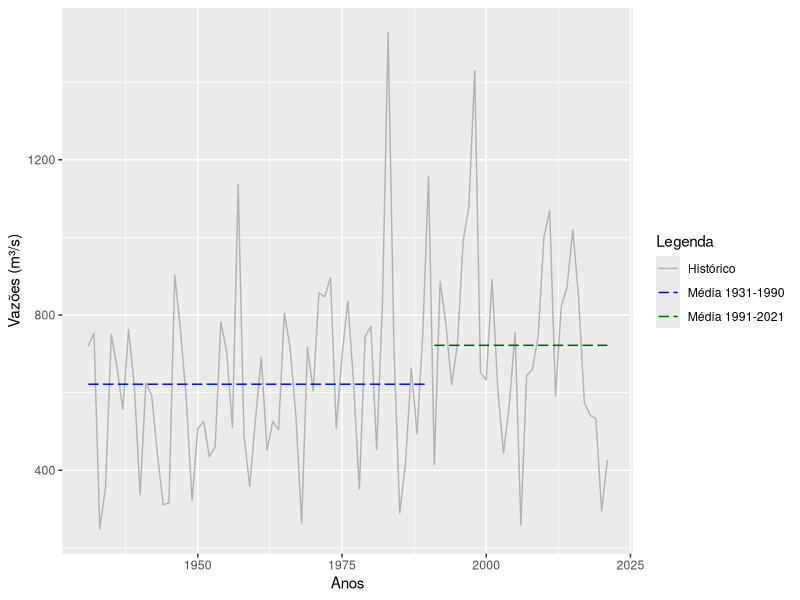
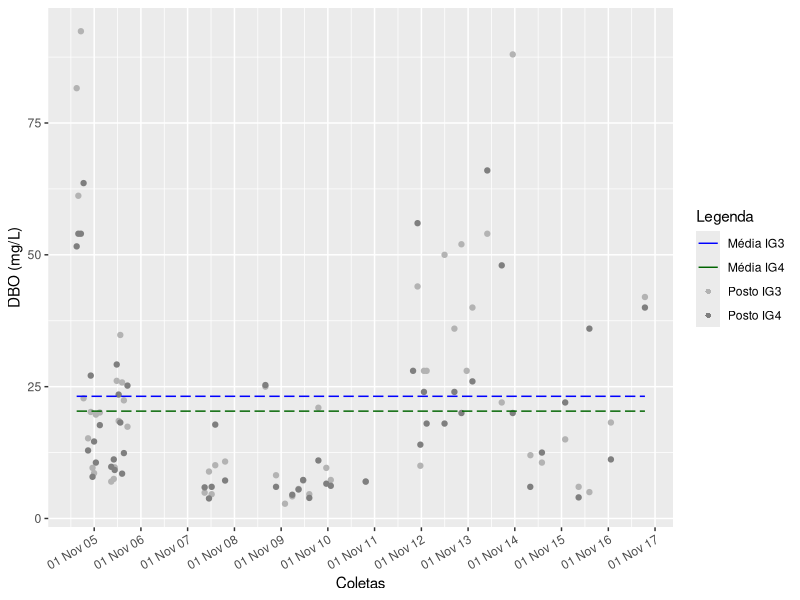

Source code (R) for these figures, in order: (Note: this script raises an error after producing the figures.)
# Bibliotecas utilizadas
library(ggplot2) # para os gráficos
library(lubridate) # para conversão de texto em datas
library(MASS) # para transformação Box-Cox

# --- EXEMPLOS GRÁFICOS ---
# Exemplo gráfico 1

# Dados utilizados - vazões anuais em Foz do Areia (rio Iguaçu)
vazoesMediasFozDoAreia <- read.csv('vazoesMediasFozDoAreia.csv')
Qmedia <- data.frame(
  anos = vazoesMediasFozDoAreia[,1],
  vazoes = vazoesMediasFozDoAreia[,ncol(vazoesMediasFozDoAreia)])

# Divisão da amostra em duas, com base nos últimos 30 anos
amostra1 <- Qmedia[1:match(1990,Qmedia$anos),]
amostra2 <- Qmedia[(match(1990,Qmedia$anos)+1):nrow(Qmedia),]

# Médias das amostras
media1 <- mean(amostra1$vazoes)
media2 <- mean(amostra2$vazoes)

# Gráfico das séries com as médias
dado1 <- data.frame(ano = amostra1$anos, media = rep(media1,nrow(amostra1)))
dado2 <- data.frame(ano = amostra2$anos, media = rep(media2,nrow(amostra2)))
# tiff('diferencaMedia.tif', height=720, width = 1780, res=300)
ggplot() + 
  geom_line(data = Qmedia, aes(x=anos, y=vazoes, colour = "Histórico")) +
  geom_line(data = dado1, aes(x=ano, y=media, colour = "Média 1931-1990"), linetype = "longdash") +
  geom_line(data = dado2, aes(x=ano, y=media, colour = "Média 1991-2021"), linetype = "longdash") +
  labs(x="Anos",y="Vazões (m³/s)") + 
  scale_color_manual(name = "Legenda", values = c("Histórico" = "gray70", "Média 1931-1990" = "blue", "Média 1991-2021" = "darkgreen")) +
  theme_gray()
# dev.off()


# Exemplo gráfico 2

# Série de dados utilizados: banco de dados de qualidade de água
qualIGU <- read.csv('chem_data.csv')

# A opção é pela série de DBO nos postos IG3 e IG4 (já eliminando as falhas)
amostra1 <- na.omit(subset(qualIGU, PONTO=="IG3", select = c('DATA','DBO..mg.L.')))
amostra2 <- na.omit(subset(qualIGU, PONTO=="IG4", select = c('DATA','DBO..mg.L.')))
# Conversão da coluna das datas (lida como texto) para o formato apropriado
amostra1$DATA <- dmy(amostra1$DATA)
amostra2$DATA <- dmy(amostra2$DATA)

# Média das séries
media1 <- mean(amostra1$DBO..mg.L.)
media2 <- mean(amostra2$DBO..mg.L.)

# Gráfico das séries com as médias
dado1 <- data.frame(ano = amostra1$DATA, media = rep(media1,nrow(amostra1)))
dado2 <- data.frame(ano = amostra2$DATA, media = rep(media2,nrow(amostra2)))
# tiff('diferencaMediaDBO.tif', height=720, width = 1780, res=300)
ggplot() + 
  geom_point(data = amostra1, aes(x=DATA, y=DBO..mg.L., colour = "Posto IG3")) +
  geom_point(data = amostra2, aes(x=DATA, y=DBO..mg.L., colour = "Posto IG4")) +
  geom_line(data = dado1, aes(x=ano, y=media, colour = "Média IG3"), linetype = "longdash") +
  geom_line(data = dado2, aes(x=ano, y=media, colour = "Média IG4"), linetype = "longdash") +
  scale_x_date(breaks = "12 months", date_labels = "%d %b %y") +
  labs(x="Coletas",y="DBO (mg/L)") + 
  scale_color_manual(name = "Legenda",
                     values = c("Posto IG3" = "gray70",
                                "Posto IG4" = "gray50",
                                "Média IG3" = "blue",
                                "Média IG4" = "darkgreen"),
                     guide = guide_legend(override.aes = list(
                       linetype = c("solid","solid","blank","blank"),
                       shape = c(NA,NA,16,16)))) +
  theme_gray() +
  theme(axis.text.x=element_text(angle=30, hjust=1))
# dev.off()

# --- TRANSFORMAÇÃO BOX-COX ---
# Dados utilizados: vazões em Foz do Areia
vazoesMediasFozDoAreia <- read.csv('vazoesMediasFozDoAreia.csv')
Qmedia <- data.frame(
  anos = vazoesMediasFozDoAreia[,1],
  vazoes = vazoesMediasFozDoAreia[,ncol(vazoesMediasFozDoAreia)])

# Executando a transformação Box-Cox
# Estimativa do parâmetro lambda
bc <- boxcox(lm(Qmedia$vazoes ~ 1), plotit = FALSE) # determina diversos lambdas
lambda <- bc$x[which.max(bc$y)] # extrai o valor exato do lambda
QmediaTransf <- (Qmedia$vazoes ^ lambda - 1) / lambda # transforma a série

# Histograma antes da transformação
# tiff('boxcoxAntes.tif', height=720, width = 720, res=300)
ggplot(Qmedia, aes(x=vazoes)) +
  geom_histogram(colour="green4", fill="white", bins=7) +
  labs(x="Classes de vazões (m³/s)",y="Frequência") +
  theme_gray()
# dev.off()

# Histograma depois da transformação
QmediaTransf <- data.frame(anos = vazoesMediasFozDoAreia[,1],
                           vazoes = QmediaTransf)
# tiff('boxcoxDepois.tif', height=720, width = 720, res=300)
ggplot(QmediaTransf, aes(x=vazoes)) +
  geom_histogram(colour="green4", fill="white", bins=7) +
  labs(x="Classes de vazões (m³/s)",y="Frequência") +
  theme_gray()
# dev.off()

# --- EXECUÇÃO DOS TESTES DE HIPÓTESE PARA VAZÕES E DBOs ---
# São executados 4 testes:
# 1. Teste t para igualdade de médias
# 2. Teste de Wilcoxon para igualdade de medianas
# 3. Teste F para igualdade de variâncias
# 4. Teste de Fligner-Killeen para igualdade de variâncias

# Dados utilizados (bloco repetido das linhas anteriores, por facilidade)
# Amostra única: Vazões médias anuais em Foz do Areia
vazoesMediasFozDoAreia <- read.csv('vazoesMediasFozDoAreia.csv')
Qmedia <- data.frame(
  anos = vazoesMediasFozDoAreia[,1],
  vazoes = vazoesMediasFozDoAreia[,ncol(vazoesMediasFozDoAreia)])
# Divisão da amostra em duas, com base nos últimos 30 anos
amostra1Vazao <- Qmedia[1:match(1990,Qmedia$anos),]
amostra2Vazao <- Qmedia[(match(1990,Qmedia$anos)+1):nrow(Qmedia),]

# Duas amostras: DBOs nos postos IG3 e IG4 do rio Iguaçu
qualIGU <- read.csv('chem_data.csv')
amostra1DBO <- na.omit(subset(qualIGU, PONTO=="IG3", select = c('DATA','DBO..mg.L.')))
amostra2DBO <- na.omit(subset(qualIGU, PONTO=="IG4", select = c('DATA','DBO..mg.L.')))
# Conversão da coluna das datas (lida como texto) para o formato apropriado
amostra1DBO$DATA <- dmy(amostra1DBO$DATA)
amostra2DBO$DATA <- dmy(amostra2DBO$DATA)

# Uniformização dos dados para os testes. As variáveis genéricas 'amostra1' e 
# 'amostra2' guardarão os dados de vazão ou DBO, de acordo com a seleção abaixo:
# amostra1 <- amostra1Vazao$vazoes
# amostra2 <- amostra2Vazao$vazoes
amostra1 <- amostra1DBO$DBO..mg.L.
amostra2 <- amostra2DBO$DBO..mg.L.

# Teste 1: t para igualdade de médias
t.test(amostra1, amostra2, alternative = "two.sided", var.equal = FALSE)
t.test(amostra1, amostra2, alternative = "greater", var.equal = FALSE)
t.test(amostra1, amostra2, alternative = "less", var.equal = FALSE)

# Teste 2: Wilcoxon para igualdade de medianas
wilcox.test(amostra1, amostra2,exact = FALSE, alternative = "two.sided")
wilcox.test(amostra1, amostra2,exact = FALSE, alternative = "greater")
wilcox.test(amostra1, amostra2,exact = FALSE, alternative = "less")

# Teste 3: F para igualdade de variâncias
var.test(amostra1, amostra2, alternative = "two.sided")
var.test(amostra1, amostra2, alternative = "greater")
var.test(amostra1, amostra2, alternative = "less")

# Teste 3: Fligner-Killeen para igualdade de variâncias
# Esse teste precisa de uma organização específica dos dados, de maneira que 
# um só vetor é aceito como dado de entrada. É preciso também identificar quais
# são as amostras nesse vetor
# Identificando as amostras 1 e 2 por meio de vetores
idAmostra1 <- cbind(amostra1,rep(1,length(amostra1)))
idAmostra2 <- cbind(amostra2,rep(2,length(amostra2)))
# Unindo ambas as matrizes
amostra <- rbind(idAmostra1,idAmostra2)
# Montando o data frame
amostra <- data.frame(valores = amostra[,1],
                      grupos = amostra[,2])

# Executando o teste
fligner.test(valores ~ grupos, amostra)
